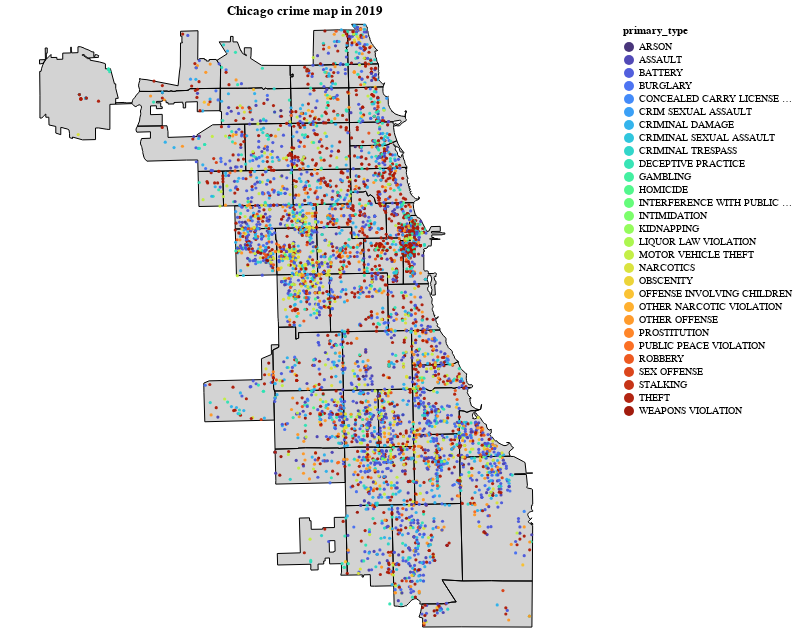

Write notebook code for a chart like this one.
### Code cell
def download_json():
    '''Downloads ANC JSON from Open Data DC'''
    url = "https://raw.githubusercontent.com/smartchicago/chicago-atlas/master/db/import/zipcodes.geojson"
    resp = requests.get(url)
    return resp.json()

def gen_base(geojson):
    '''Generates baselayer of DC ANC map'''
    base = alt.Chart(alt.Data(values=geojson)).mark_geoshape(
        fill="lightgray",
        stroke='black',
        strokeWidth=1
    ).encode(
    ).properties(
        width=600,
        height=600
    )
    return base

def gen_points(year = 2019):
    points = alt.Chart(crime_df[crime_df.year==year].sample(5000)).mark_circle(
        size=10,opacity=0.95).encode(
        longitude='longitude:Q',
        latitude='latitude:Q',
        tooltip=['primary_type:N','zipcode'],
        color=alt.Color('primary_type',scale=alt.Scale(scheme='turbo'))
    ).properties(title= 'Chicago crime map in {}'.format(year))
    return points

anc_json = download_json()
base_layer = gen_base(geojson=anc_json)
points_layer = gen_points()
(base_layer + points_layer).configure_view(stroke=None)

### Figure 1 — Vega-Lite specification as saved in the notebook (floating-point values rounded to 4 significant figures; data arrays with more than 128 entries replaced by an {"elided": "..."} marker saying what was removed)
{"config": {"view": {"continuousWidth": 400, "continuousHeight": 300, "stroke": null}}, "layer": [{"data": {"values": {"type": "FeatureCollection", "features": [{"geometry": {"type": "Polygon", "coordinates": [[[-87.68, 41.92], [-87.68, 41.91], [-87.68, 41.91], [-87.73, 41.91], [-87.73, 41.92], [-87.73, 41.92], [-87.73, 41.92], [-87.73, 41.92], [-87.73, 41.93], [-87.68, 41.93], [-87.68, 41.93], [-87.68, 41.92], [-87.68, 41.92]]]}, "type": "Feature", "id": 0, "properties": {"adjacent_zips": ["60639", "60641", "60657", "60618", "60622", "60614"], "ZIP": "60647", "adjacent_community_areas": ["20", "21", "22", "23", "24", "5", "7"]}}, {"geometry": {"type": "Polygon", "coordinates": [[[-87.73, 41.92], [-87.73, 41.92], [-87.73, 41.92], [-87.73, 41.91], [-87.79, 41.91], [-87.79, 41.93], [-87.73, 41.93], [-87.73, 41.92], [-87.73, 41.92], [-87.73, 41.92]]]}, "type": "Feature", "id": 1, "properties": {"adjacent_zips": ["60647", "60707", "60641", "60618"], "ZIP": "60639", "adjacent_community_areas": ["19", "20", "21", "22", "23", "25"]}}, {"geometry": {"type": "Polygon", "coordinates": [[[-87.79, 41.91], [-87.81, 41.91], [-87.81, 41.93], [-87.79, 41.93], [-87.79, 41.91]]]}, "type": "Feature", "id": 2, "properties": {"adjacent_zips": ["60634", "60639"], "ZIP": "60707", "adjacent_community_areas": ["18", "19", "25"]}}, {"geometry": {"type": "Polygon", "coordinates": [[[-87.71, 41.9], [-87.78, 41.89], [-87.78, 41.91], [-87.71, 41.91], [-87.71, 41.9]]]}, "type": "Feature", "id": 4, "properties": {"adjacent_zips": ["60622", "60644", "60624", "60612"], "ZIP": "60651", "adjacent_community_areas": ["23", "24", "25"]}}, {"geometry": {"type": "Polygon", "coordinates": [[[-87.74, 41.82], [-87.74, 41.8], [-87.74, 41.79], [-87.74, 41.79], [-87.74, 41.79], [-87.74, 41.79], [-87.74, 41.79], [-87.74, 41.77], [-87.8, 41.77], [-87.8, 41.79], [-87.8, 41.8], [-87.8, 41.8], [-87.75, 41.8], [-87.75, 41.81], [-87.74, 41.82], [-87.74, 41.82], [-87.74, 41.82], [-87.74, 41.82], [-87.74, 41.82]]]}, "type": "Feature", "id": 6, "properties": {"adjacent_zips": ["60629", "60632"], "ZIP": "60638", "adjacent_community_areas": ["30", "56", "64"]}}, {"geometry": {"type": "Polygon", "coordinates": [[[-87.68, 41.76], [-87.68, 41.74], [-87.74, 41.73], [-87.74, 41.74], [-87.74, 41.76], [-87.72, 41.76], [-87.72, 41.76], [-87.72, 41.76], [-87.7, 41.76], [-87.7, 41.76], [-87.69, 41.76], [-87.69, 41.76], [-87.68, 41.76]]]}, "type": "Feature", "id": 7, "properties": {"adjacent_zips": ["60636", "60629", "60620"], "ZIP": "60652", "adjacent_community_areas": ["65", "66", "70"]}}, {"geometry": {"type": "Polygon", "coordinates": [[[-87.66, 42.02], [-87.66, 42.02], [-87.66, 42.02], [-87.66, 42.02], [-87.66, 42.02], [-87.66, 42.02], [-87.66, 42.02], [-87.66, 42.02], [-87.66, 42.02], [-87.66, 42.02], [-87.66, 42.02], [-87.66, 42.02], [-87.66, 42.02], [-87.66, 42.02], [-87.66, 42.02], [-87.66, 42.02], [-87.66, 42.01], [-87.66, 42.01], [-87.66, 42.01], [-87.66, 42.01], [-87.66, 42.01], [-87.66, 42.01], [-87.66, 42.01], [-87.66, 42.01], [-87.66, 42.01], [-87.66, 42.01], [-87.66, 42.01], [-87.66, 42.01], [-87.66, 42.01], [-87.66, 42.01], [-87.66, 42.01], [-87.66, 42.01], [-87.66, 42.01], [-87.66, 42.0], [-87.66, 42.0], [-87.66, 42.0], [-87.66, 42.0], [-87.66, 42.0], [-87.66, 42.0], [-87.66, 42.0], [-87.66, 42.0], [-87.65, 42.0], [-87.66, 42.0], [-87.68, 42.0], [-87.68, 42.0], [-87.68, 42.01], [-87.68, 42.01], [-87.68, 42.01], [-87.68, 42.01], [-87.68, 42.01], [-87.68, 42.01], [-87.68, 42.02], [-87.67, 42.02], [-87.68, 42.02], [-87.68, 42.02], [-87.67, 42.02], [-87.67, 42.02], [-87.66, 42.02], [-87.66, 42.02], [-87.66, 42.02]]]}, "type": "Feature", "id": 8, "properties": {"adjacent_zips": ["60645", "60660", "60659"], "ZIP": "60626", "adjacent_community_areas": ["1", "2", "77"]}}, {"geometry": {"type": "Polygon", "coordinates": [[[-87.69, 42.02], [-87.68, 42.02], [-87.68, 42.01], [-87.68, 42.01], [-87.68, 42.01], [-87.68, 42.01], [-87.68, 42.01], [-87.68, 42.01], [-87.68, 42.0], [-87.68, 42.0], [-87.71, 42.0], [-87.71, 42.0], [-87.71, 42.02], [-87.69, 42.02]]]}, "type": "Feature", "id": 9, "properties": {"adjacent_zips": ["60626", "60660", "60659"], "ZIP": "60645", "adjacent_community_areas": ["1", "2"]}}, {"geometry": {"type": "Polygon", "coordinates": [[[-87.65, 42.0], [-87.65, 42.0], [-87.65, 42.0], [-87.65, 42.0], [-87.65, 42.0], [-87.65, 41.99], [-87.65, 41.99], [-87.65, 41.99], [-87.65, 41.99], [-87.65, 41.99], [-87.65, 41.99], [-87.65, 41.99], [-87.65, 41.99], [-87.65, 41.99], [-87.65, 41.99], [-87.65, 41.99], [-87.65, 41.99], [-87.65, 41.99], [-87.65, 41.99], [-87.65, 41.99], [-87.65, 41.98], [-87.68, 41.98], [-87.68, 42.0], [-87.65, 42.0]]]}, "type": "Feature", "id": 10, "properties": {"adjacent_zips": ["60645", "60640", "60625", "60659", "60626"], "ZIP": "60660", "adjacent_community_areas": ["1", "2", "4", "77"]}}, {"geometry": {"type": "Polygon", "coordinates": {"elided": "1x68x2 float values"}}, "type": "Feature", "id": 11, "properties": {"adjacent_zips": ["60618", "60660", "60625", "60613"], "ZIP": "60640", "adjacent_community_areas": ["3", "4", "5", "6", "77"]}}, {"geometry": {"type": "Polygon", "coordinates": [[[-87.68, 41.96], [-87.73, 41.96], [-87.73, 41.98], [-87.68, 41.98], [-87.68, 41.98], [-87.68, 41.96]]]}, "type": "Feature", "id": 12, "properties": {"adjacent_zips": ["60613", "60659", "60630", "60646", "60618", "60641", "60640", "60660"], "ZIP": "60625", "adjacent_community_areas": ["13", "14", "16", "4", "5"]}}, {"geometry": {"type": "Polygon", "coordinates": [[[-87.73, 41.93], [-87.77, 41.93], [-87.77, 41.96], [-87.73, 41.96], [-87.73, 41.93]]]}, "type": "Feature", "id": 13, "properties": {"adjacent_zips": ["60618", "60630", "60634", "60647", "60639", "60625"], "ZIP": "60641", "adjacent_community_areas": ["14", "15", "16", "19", "20", "21", "22"]}}, {"geometry": {"type": "Polygon", "coordinates": [[[-87.64, 41.95], [-87.64, 41.95], [-87.63, 41.94], [-87.63, 41.94], [-87.63, 41.94], [-87.63, 41.94], [-87.63, 41.94], [-87.64, 41.94], [-87.64, 41.94], [-87.64, 41.94], [-87.64, 41.94], [-87.64, 41.95], [-87.64, 41.95], [-87.64, 41.95], [-87.64, 41.95], [-87.64, 41.95], [-87.64, 41.95], [-87.64, 41.95], [-87.64, 41.95], [-87.64, 41.95], [-87.64, 41.95], [-87.64, 41.95], [-87.64, 41.95], [-87.64, 41.95], [-87.64, 41.94], [-87.64, 41.94], [-87.64, 41.94], [-87.64, 41.94], [-87.64, 41.94], [-87.64, 41.94], [-87.64, 41.94], [-87.64, 41.94], [-87.64, 41.94], [-87.64, 41.94], [-87.64, 41.94], [-87.64, 41.94], [-87.64, 41.94], [-87.63, 41.94], [-87.63, 41.94], [-87.64, 41.94], [-87.64, 41.94], [-87.63, 41.94], [-87.63, 41.94], [-87.63, 41.94], [-87.63, 41.94], [-87.63, 41.94], [-87.63, 41.94], [-87.63, 41.94], [-87.63, 41.94], [-87.63, 41.94], [-87.63, 41.94], [-87.63, 41.93], [-87.63, 41.93], [-87.63, 41.93], [-87.63, 41.93], [-87.64, 41.93], [-87.64, 41.93], [-87.64, 41.93], [-87.68, 41.93], [-87.68, 41.95], [-87.65, 41.95], [-87.64, 41.95], [-87.64, 41.95]]]}, "type": "Feature", "id": 14, "properties": {"adjacent_zips": ["60613", "60647", "60618", "60614"], "ZIP": "60657", "adjacent_community_areas": ["5", "6", "7"]}}, {"geometry": {"type": "Polygon", "coordinates": [[[-87.58, 41.8], [-87.58, 41.8], [-87.58, 41.8], [-87.58, 41.8], [-87.58, 41.8], [-87.58, 41.8], [-87.58, 41.8], [-87.58, 41.8], [-87.58, 41.8], [-87.58, 41.8], [-87.58, 41.8], [-87.58, 41.8], [-87.58, 41.8], [-87.58, 41.8], [-87.58, 41.8], [-87.58, 41.8], [-87.58, 41.8], [-87.58, 41.8], [-87.58, 41.8], [-87.58, 41.8], [-87.59, 41.8], [-87.59, 41.79], [-87.59, 41.79], [-87.59, 41.79], [-87.59, 41.8], [-87.61, 41.79], [-87.61, 41.79], [-87.61, 41.79], [-87.61, 41.79], [-87.61, 41.79], [-87.61, 41.79], [-87.61, 41.79], [-87.61, 41.79], [-87.63, 41.79], [-87.63, 41.81], [-87.59, 41.81], [-87.59, 41.81], [-87.59, 41.81], [-87.59, 41.81], [-87.59, 41.81], [-87.59, 41.81], [-87.58, 41.81], [-87.58, 41.8]]]}, "type": "Feature", "id": 15, "properties": {"adjacent_zips": ["60637", "60609", "60653", "60621"], "ZIP": "60615", "adjacent_community_areas": ["38", "39", "40", "41"]}}, {"geometry": {"type": "Polygon", "coordinates": [[[-87.62, 41.77], [-87.62, 41.76], [-87.64, 41.76], [-87.64, 41.76], [-87.64, 41.76], [-87.65, 41.76], [-87.65, 41.79], [-87.63, 41.79], [-87.62, 41.77]]]}, "type": "Feature", "id": 16, "properties": {"adjacent_zips": ["60609", "60637", "60619", "60615", "60636", "60620"], "ZIP": "60621", "adjacent_community_areas": ["40", "67", "68", "69", "71"]}}, {"geometry": {"type": "Polygon", "coordinates": [[[-87.65, 41.76], [-87.66, 41.76], [-87.67, 41.76], [-87.68, 41.76], [-87.68, 41.79], [-87.68, 41.79], [-87.65, 41.79], [-87.65, 41.76]]]}, "type": "Feature", "id": 17, "properties": {"adjacent_zips": ["60652", "60621", "60632", "60609", "60620", "60629"], "ZIP": "60636", "adjacent_community_areas": ["63", "66", "67", "68", "70", "71"]}}, {"geometry": {"type": "Polygon", "coordinates": {"elided": "1x86x2 float values"}}, "type": "Feature", "id": 18, "properties": {"adjacent_zips": ["60617", "60637", "60619"], "ZIP": "60649", "adjacent_community_areas": ["42", "43", "45", "46"]}}, {"geometry": {"type": "Polygon", "coordinates": {"elided": "1x77x2 float values"}}, "type": "Feature", "id": 19, "properties": {"adjacent_zips": ["60649", "60619", "60628"], "ZIP": "60617", "adjacent_community_areas": ["43", "45", "46", "48", "50", "51", "52", "55"]}}, {"geometry": {"type": "Polygon", "coordinates": [[[-87.64, 41.68], [-87.64, 41.67], [-87.66, 41.67], [-87.66, 41.67], [-87.66, 41.68], [-87.67, 41.68], [-87.67, 41.68], [-87.67, 41.68], [-87.67, 41.68], [-87.68, 41.68], [-87.68, 41.72], [-87.64, 41.72], [-87.64, 41.68]]]}, "type": "Feature", "id": 20, "properties": {"adjacent_zips": ["60628", "60655", "60620"], "ZIP": "60643", "adjacent_community_areas": ["49", "53", "72", "73", "75"]}}, {"geometry": {"type": "Polygon", "coordinates": [[[-87.68, 41.9], [-87.68, 41.89], [-87.67, 41.89], [-87.67, 41.87], [-87.71, 41.87], [-87.71, 41.9], [-87.68, 41.9], [-87.68, 41.9]]]}, "type": "Feature", "id": 23, "properties": {"adjacent_zips": ["60651", "60622", "6761", "60608", "60624"], "ZIP": "60612", "adjacent_community_areas": ["23", "24", "27", "28", "29"]}}, {"geometry": {"type": "Polygon", "coordinates": [[[-87.71, 41.87], [-87.74, 41.87], [-87.74, 41.88], [-87.74, 41.88], [-87.74, 41.89], [-87.74, 41.89], [-87.74, 41.89], [-87.74, 41.9], [-87.71, 41.9], [-87.71, 41.87]]]}, "type": "Feature", "id": 24, "properties": {"adjacent_zips": ["60612", "60651", "60622", "60623", "60644"], "ZIP": "60624", "adjacent_community_areas": ["23", "25", "26", "27", "29"]}}, {"geometry": {"type": "Polygon", "coordinates": [[[-87.74, 41.87], [-87.77, 41.87], [-87.78, 41.89], [-87.74, 41.9], [-87.74, 41.89], [-87.74, 41.89], [-87.74, 41.89], [-87.74, 41.88], [-87.74, 41.88], [-87.74, 41.87]]]}, "type": "Feature", "id": 25, "properties": {"adjacent_zips": ["60651", "60623", "60624"], "ZIP": "60644", "adjacent_community_areas": ["25", "26"]}}, {"geometry": {"type": "Polygon", "coordinates": [[[-87.6, 41.83], [-87.6, 41.83], [-87.6, 41.83], [-87.6, 41.83], [-87.6, 41.83], [-87.6, 41.83], [-87.6, 41.82], [-87.6, 41.82], [-87.6, 41.82], [-87.6, 41.82], [-87.6, 41.82], [-87.6, 41.82], [-87.59, 41.82], [-87.59, 41.82], [-87.59, 41.82], [-87.59, 41.82], [-87.59, 41.82], [-87.59, 41.82], [-87.59, 41.82], [-87.59, 41.81], [-87.59, 41.81], [-87.59, 41.81], [-87.59, 41.81], [-87.59, 41.81], [-87.59, 41.81], [-87.59, 41.81], [-87.59, 41.81], [-87.59, 41.81], [-87.63, 41.81], [-87.63, 41.83], [-87.6, 41.83], [-87.6, 41.83]]]}, "type": "Feature", "id": 28, "properties": {"adjacent_zips": ["60609", "60615", "60616"], "ZIP": "60653", "adjacent_community_areas": ["35", "36", "38", "39"]}}, {"geometry": {"type": "Polygon", "coordinates": [[[-87.63, 41.83], [-87.63, 41.79], [-87.68, 41.79], [-87.68, 41.79], [-87.69, 41.83], [-87.63, 41.83], [-87.63, 41.83]]]}, "type": "Feature", "id": 29, "properties": {"adjacent_zips": ["60637", "60615", "60621", "60636", "60653", "60616", "60608", "60632", "60629"], "ZIP": "60609", "adjacent_community_areas": ["34", "35", "37", "38", "40", "58", "59", "60", "61", "63", "67", "68"]}}, {"geometry": {"type": "MultiPolygon", "coordinates": {"elided": "3 rows, 208 float values in total"}}, "type": "Feature", "id": 30, "properties": {"adjacent_zips": ["60656"], "ZIP": "60666", "adjacent_community_areas": ["76"]}}, {"geometry": {"type": "Polygon", "coordinates": [[[-87.68, 41.95], [-87.68, 41.93], [-87.73, 41.93], [-87.73, 41.96], [-87.68, 41.96], [-87.68, 41.95]]]}, "type": "Feature", "id": 31, "properties": {"adjacent_zips": ["60613", "60614", "60657", "60641", "60625", "60640", "60639", "60647", "60630"], "ZIP": "60618", "adjacent_community_areas": ["14", "16", "21", "22", "4", "5", "7"]}}, {"geometry": {"type": "Polygon", "coordinates": [[[-87.6, 41.83], [-87.65, 41.83], [-87.65, 41.86], [-87.61, 41.86], [-87.61, 41.86], [-87.61, 41.86], [-87.61, 41.86], [-87.61, 41.86], [-87.61, 41.86], [-87.61, 41.86], [-87.61, 41.86], [-87.61, 41.85], [-87.61, 41.85], [-87.61, 41.85], [-87.61, 41.85], [-87.61, 41.85], [-87.61, 41.85], [-87.61, 41.85], [-87.61, 41.85], [-87.61, 41.85], [-87.61, 41.84], [-87.61, 41.84], [-87.61, 41.84], [-87.61, 41.84], [-87.61, 41.84], [-87.61, 41.84], [-87.61, 41.84], [-87.61, 41.84], [-87.61, 41.84], [-87.61, 41.84], [-87.61, 41.84], [-87.61, 41.84], [-87.61, 41.84], [-87.6, 41.84], [-87.6, 41.84], [-87.6, 41.84], [-87.6, 41.84], [-87.61, 41.84], [-87.61, 41.84], [-87.61, 41.84], [-87.6, 41.83], [-87.6, 41.83], [-87.61, 41.83], [-87.6, 41.83], [-87.6, 41.83], [-87.6, 41.83], [-87.6, 41.83], [-87.6, 41.83], [-87.6, 41.83]]]}, "type": "Feature", "id": 32, "properties": {"adjacent_zips": ["6761", "60653", "60609", "60608"], "ZIP": "60616", "adjacent_community_areas": ["28", "31", "33", "34", "35", "36", "60"]}}, {"geometry": {"type": "Polygon", "coordinates": [[[-87.65, 41.86], [-87.65, 41.83], [-87.69, 41.83], [-87.7, 41.87], [-87.65, 41.87], [-87.65, 41.86]]]}, "type": "Feature", "id": 35, "properties": {"adjacent_zips": ["6761", "60616", "60609", "60612", "60632", "60623"], "ZIP": "60608", "adjacent_community_areas": ["28", "29", "30", "31", "58", "59", "60"]}}, {"geometry": {"type": "Polygon", "coordinates": {"elided": "1x74x2 float values"}}, "type": "Feature", "id": 39, "properties": {"adjacent_zips": ["60622", "60610", "60618", "60647", "60657"], "ZIP": "60614", "adjacent_community_areas": ["22", "24", "5", "6", "7", "8"]}}, {"geometry": {"type": "Polygon", "coordinates": [[[-87.86, 41.98], [-87.86, 41.99], [-87.86, 41.99], [-87.86, 41.99], [-87.85, 41.99], [-87.85, 41.99], [-87.82, 41.98], [-87.82, 41.99], [-87.82, 42.0], [-87.82, 42.01], [-87.82, 42.01], [-87.82, 42.01], [-87.82, 42.01], [-87.82, 42.02], [-87.82, 42.02], [-87.82, 42.02], [-87.81, 42.02], [-87.81, 42.0], [-87.81, 42.0], [-87.81, 42.0], [-87.8, 42.0], [-87.8, 42.0], [-87.8, 42.0], [-87.8, 42.0], [-87.8, 42.0], [-87.8, 42.0], [-87.8, 42.0], [-87.79, 42.0], [-87.79, 42.0], [-87.79, 41.98], [-87.81, 41.98], [-87.81, 41.98], [-87.82, 41.98], [-87.83, 41.98], [-87.83, 41.98], [-87.83, 41.98], [-87.83, 41.98], [-87.83, 41.98], [-87.83, 41.98], [-87.83, 41.98], [-87.83, 41.98], [-87.83, 41.98], [-87.83, 41.98], [-87.84, 41.98], [-87.84, 41.98], [-87.84, 41.98], [-87.84, 41.98], [-87.84, 41.98], [-87.84, 41.98], [-87.84, 41.98], [-87.84, 41.98], [-87.85, 41.98], [-87.86, 41.98], [-87.86, 41.98], [-87.86, 41.98]]]}, "type": "Feature", "id": 40, "properties": {"adjacent_zips": ["60656", "60630", "60646"], "ZIP": "60631", "adjacent_community_areas": ["10", "11", "76", "9"]}}, {"geometry": {"type": "Polygon", "coordinates": [[[-87.79, 42.0], [-87.78, 42.0], [-87.78, 42.01], [-87.79, 42.01], [-87.78, 42.01], [-87.78, 42.02], [-87.78, 42.02], [-87.78, 42.01], [-87.77, 42.01], [-87.77, 42.01], [-87.77, 42.01], [-87.77, 42.0], [-87.77, 42.0], [-87.77, 42.0], [-87.77, 42.0], [-87.77, 42.01], [-87.76, 42.01], [-87.76, 42.0], [-87.76, 42.0], [-87.75, 42.0], [-87.73, 42.0], [-87.73, 41.99], [-87.73, 41.99], [-87.73, 41.99], [-87.73, 41.99], [-87.73, 41.98], [-87.75, 41.98], [-87.75, 41.98], [-87.75, 41.98], [-87.75, 41.98], [-87.76, 41.98], [-87.79, 41.98], [-87.79, 42.0], [-87.79, 42.0]]]}, "type": "Feature", "id": 41, "properties": {"adjacent_zips": ["60659", "60625", "60631", "60630", "60656"], "ZIP": "60646", "adjacent_community_areas": ["10", "11", "12", "13"]}}, {"geometry": {"type": "Polygon", "coordinates": [[[-87.59, 41.72], [-87.58, 41.67], [-87.6, 41.67], [-87.6, 41.67], [-87.59, 41.66], [-87.59, 41.66], [-87.6, 41.66], [-87.6, 41.66], [-87.62, 41.66], [-87.62, 41.66], [-87.62, 41.66], [-87.62, 41.66], [-87.62, 41.66], [-87.62, 41.66], [-87.62, 41.66], [-87.62, 41.66], [-87.63, 41.66], [-87.63, 41.66], [-87.63, 41.66], [-87.63, 41.66], [-87.63, 41.66], [-87.63, 41.66], [-87.63, 41.66], [-87.63, 41.66], [-87.63, 41.66], [-87.64, 41.66], [-87.64, 41.66], [-87.64, 41.66], [-87.64, 41.66], [-87.64, 41.72], [-87.62, 41.72], [-87.59, 41.72], [-87.59, 41.72]]]}, "type": "Feature", "id": 42, "properties": {"adjacent_zips": ["60619", "60643", "60617", "60827", "60620"], "ZIP": "60628", "adjacent_community_areas": ["49", "50", "51", "53", "54", "55", "73"]}}, {"geometry": {"type": "Polygon", "coordinates": [[[-87.6, 41.67], [-87.58, 41.67], [-87.56, 41.67], [-87.55, 41.67], [-87.52, 41.67], [-87.53, 41.64], [-87.58, 41.64], [-87.62, 41.64], [-87.62, 41.65], [-87.62, 41.65], [-87.62, 41.65], [-87.62, 41.65], [-87.62, 41.66], [-87.6, 41.66], [-87.6, 41.66], [-87.59, 41.66], [-87.59, 41.66], [-87.6, 41.67], [-87.6, 41.67], [-87.6, 41.67]]]}, "type": "Feature", "id": 43, "properties": {"adjacent_zips": ["60628", "60617"], "name": "60827 & 60633", "ZIP": "60827", "adjacent_community_areas": ["54", "55", "51"]}}, {"geometry": {"type": "Polygon", "coordinates": [[[-87.75, 41.98], [-87.75, 41.98], [-87.75, 41.98], [-87.75, 41.98], [-87.73, 41.98], [-87.73, 41.96], [-87.79, 41.96], [-87.79, 41.96], [-87.79, 41.96], [-87.79, 41.96], [-87.79, 41.97], [-87.79, 41.97], [-87.79, 41.98], [-87.76, 41.98], [-87.75, 41.98]]]}, "type": "Feature", "id": 44, "properties": {"adjacent_zips": ["60659", "60631", "60646", "60656", "60634", "60625", "60641", "60618"], "ZIP": "60630", "adjacent_community_areas": ["10", "11", "12", "13", "14", "15", "16"]}}, {"geometry": {"type": "Polygon", "coordinates": {"elided": "1x89x2 float values"}}, "type": "Feature", "id": 47, "properties": {"adjacent_zips": ["60646", "60630", "60666", "60631", "60634"], "ZIP": "60656", "adjacent_community_areas": ["10", "11", "76"]}}, {"geometry": {"type": "Polygon", "coordinates": [[[-87.68, 41.71], [-87.68, 41.68], [-87.69, 41.68], [-87.69, 41.68], [-87.69, 41.68], [-87.7, 41.68], [-87.7, 41.69], [-87.7, 41.69], [-87.7, 41.69], [-87.7, 41.69], [-87.7, 41.68], [-87.71, 41.68], [-87.71, 41.68], [-87.71, 41.68], [-87.71, 41.68], [-87.71, 41.68], [-87.71, 41.68], [-87.71, 41.68], [-87.71, 41.68], [-87.74, 41.68], [-87.74, 41.69], [-87.72, 41.69], [-87.72, 41.71], [-87.71, 41.71], [-87.71, 41.71], [-87.71, 41.71], [-87.71, 41.71], [-87.7, 41.71], [-87.7, 41.71], [-87.7, 41.71], [-87.7, 41.71], [-87.69, 41.71], [-87.69, 41.71], [-87.68, 41.71]], [[-87.7, 41.7], [-87.7, 41.69], [-87.69, 41.69], [-87.69, 41.69], [-87.69, 41.69], [-87.69, 41.7], [-87.7, 41.7]]]}, "type": "Feature", "id": 48, "properties": {"adjacent_zips": ["60643"], "ZIP": "60655", "adjacent_community_areas": ["72", "74", "75"]}}, {"geometry": {"type": "Polygon", "coordinates": [[[-87.68, 41.98], [-87.73, 41.98], [-87.73, 41.99], [-87.73, 41.99], [-87.73, 41.99], [-87.73, 41.99], [-87.73, 42.0], [-87.71, 42.0], [-87.68, 42.0], [-87.68, 41.98]]]}, "type": "Feature", "id": 49, "properties": {"adjacent_zips": ["60660", "60645", "60626", "60630", "60646", "60625"], "ZIP": "60659", "adjacent_community_areas": ["12", "13", "2", "4"]}}, {"geometry": {"type": "Polygon", "coordinates": [[[-87.77, 41.93], [-87.81, 41.93], [-87.81, 41.94], [-87.82, 41.94], [-87.85, 41.94], [-87.85, 41.94], [-87.85, 41.94], [-87.85, 41.94], [-87.85, 41.94], [-87.85, 41.94], [-87.85, 41.95], [-87.85, 41.95], [-87.85, 41.95], [-87.85, 41.95], [-87.85, 41.95], [-87.85, 41.95], [-87.85, 41.96], [-87.86, 41.96], [-87.86, 41.96], [-87.86, 41.96], [-87.86, 41.96], [-87.83, 41.96], [-87.83, 41.96], [-87.83, 41.95], [-87.81, 41.95], [-87.81, 41.95], [-87.79, 41.96], [-87.77, 41.96], [-87.77, 41.93]]]}, "type": "Feature", "id": 51, "properties": {"adjacent_zips": ["60630", "60707", "60641", "60656"], "ZIP": "60634", "adjacent_community_areas": ["15", "17", "18", "19", "76"]}}, {"geometry": {"type": "Polygon", "coordinates": [[[-87.64, 41.95], [-87.65, 41.95], [-87.68, 41.95], [-87.68, 41.96], [-87.64, 41.96], [-87.64, 41.96], [-87.64, 41.96], [-87.64, 41.96], [-87.64, 41.96], [-87.64, 41.96], [-87.64, 41.96], [-87.64, 41.96], [-87.64, 41.95], [-87.64, 41.95]]]}, "type": "Feature", "id": 52, "properties": {"adjacent_zips": ["60657", "60625", "60640", "60618"], "ZIP": "60613", "adjacent_community_areas": ["3", "4", "5", "6"]}}, {"geometry": {"type": "Polygon", "coordinates": [[[-87.69, 41.83], [-87.69, 41.83], [-87.68, 41.79], [-87.72, 41.79], [-87.74, 41.79], [-87.74, 41.79], [-87.74, 41.8], [-87.74, 41.82], [-87.74, 41.82], [-87.74, 41.82], [-87.74, 41.83], [-87.72, 41.83], [-87.72, 41.83], [-87.72, 41.83], [-87.72, 41.83], [-87.69, 41.83]]]}, "type": "Feature", "id": 55, "properties": {"adjacent_zips": ["60609", "60636", "60638", "60629", "60623", "60608"], "ZIP": "60632", "adjacent_community_areas": ["30", "56", "57", "58", "59", "61", "62", "63"]}}, {"geometry": {"type": "Polygon", "coordinates": [[[-87.69, 41.83], [-87.72, 41.83], [-87.72, 41.83], [-87.72, 41.83], [-87.72, 41.83], [-87.74, 41.83], [-87.74, 41.84], [-87.74, 41.84], [-87.74, 41.84], [-87.74, 41.84], [-87.74, 41.87], [-87.7, 41.87], [-87.69, 41.83]]]}, "type": "Feature", "id": 56, "properties": {"adjacent_zips": ["60644", "60632", "60624", "60608"], "ZIP": "60623", "adjacent_community_areas": ["29", "30", "58"]}}, {"geometry": {"type": "Polygon", "coordinates": [[[-87.68, 41.76], [-87.68, 41.76], [-87.69, 41.76], [-87.69, 41.76], [-87.7, 41.76], [-87.7, 41.76], [-87.72, 41.76], [-87.72, 41.76], [-87.72, 41.76], [-87.74, 41.76], [-87.74, 41.79], [-87.74, 41.79], [-87.74, 41.79], [-87.74, 41.79], [-87.74, 41.79], [-87.72, 41.79], [-87.68, 41.79], [-87.68, 41.76]]]}, "type": "Feature", "id": 57, "properties": {"adjacent_zips": ["60636", "60632", "60620", "60638", "60652", "60609"], "ZIP": "60629", "adjacent_community_areas": ["56", "62", "63", "64", "65", "66", "70"]}}, {"geometry": {"type": "Polygon", "coordinates": [[[-87.62, 41.72], [-87.68, 41.72], [-87.68, 41.76], [-87.67, 41.76], [-87.66, 41.76], [-87.65, 41.76], [-87.64, 41.76], [-87.64, 41.76], [-87.64, 41.76], [-87.62, 41.76], [-87.62, 41.72]]]}, "type": "Feature", "id": 58, "properties": {"adjacent_zips": ["60643", "60628", "60629", "60619", "60652", "60621", "60636"], "ZIP": "60620", "adjacent_community_areas": ["44", "49", "67", "68", "69", "70", "71", "72", "73"]}}, {"geometry": {"type": "Polygon", "coordinates": [[[-87.58, 41.8], [-87.58, 41.79], [-87.58, 41.79], [-87.58, 41.79], [-87.58, 41.79], [-87.58, 41.79], [-87.58, 41.79], [-87.58, 41.79], [-87.58, 41.79], [-87.58, 41.79], [-87.58, 41.79], [-87.58, 41.79], [-87.58, 41.79], [-87.58, 41.78], [-87.57, 41.78], [-87.57, 41.78], [-87.57, 41.78], [-87.58, 41.78], [-87.58, 41.78], [-87.58, 41.78], [-87.58, 41.78], [-87.59, 41.78], [-87.59, 41.77], [-87.59, 41.77], [-87.59, 41.77], [-87.62, 41.77], [-87.63, 41.79], [-87.61, 41.79], [-87.61, 41.79], [-87.61, 41.79], [-87.61, 41.79], [-87.61, 41.79], [-87.61, 41.79], [-87.61, 41.79], [-87.61, 41.79], [-87.59, 41.8], [-87.59, 41.79], [-87.59, 41.79], [-87.59, 41.79], [-87.59, 41.79], [-87.59, 41.8], [-87.58, 41.8], [-87.58, 41.8]]]}, "type": "Feature", "id": 59, "properties": {"adjacent_zips": ["60649", "60615", "60609", "60619", "60621"], "ZIP": "60637", "adjacent_community_areas": ["40", "41", "42", "43", "69"]}}, {"geometry": {"type": "Polygon", "coordinates": [[[-87.59, 41.75], [-87.59, 41.75], [-87.59, 41.75], [-87.59, 41.73], [-87.59, 41.72], [-87.59, 41.72], [-87.59, 41.72], [-87.62, 41.72], [-87.62, 41.77], [-87.59, 41.77], [-87.59, 41.75], [-87.59, 41.75]]]}, "type": "Feature", "id": 60, "properties": {"adjacent_zips": ["60620", "60637", "60628", "60617", "60649", "60621"], "ZIP": "60619", "adjacent_community_areas": ["43", "44", "45", "47", "48", "49", "50", "51", "69"]}}, {"geometry": {"type": "Polygon", "coordinates": {"elided": "2 rows, 234 float values in total"}}, "type": "Feature", "id": 61, "properties": {"adjacent_zips": ["60610", "6761"], "name": "60601, 60602, 60603, 60604, 60605 & 60611", "ZIP": "12311", "adjacent_community_areas": ["32", "33", "8"]}}, {"geometry": {"type": "Polygon", "coordinates": [[[-87.63, 41.88], [-87.63, 41.87], [-87.63, 41.86], [-87.65, 41.86], [-87.65, 41.87], [-87.67, 41.87], [-87.67, 41.89], [-87.65, 41.89], [-87.64, 41.89], [-87.64, 41.89], [-87.64, 41.89], [-87.64, 41.89], [-87.63, 41.89], [-87.63, 41.88]]]}, "type": "Feature", "id": 62, "properties": {"adjacent_zips": ["60622", "60608", "60616", "60612", "12311", "60610"], "name": "60606, 60607 & 60661", "ZIP": "6761", "adjacent_community_areas": ["24", "28", "31", "32", "33", "8"]}}, {"geometry": {"type": "Polygon", "coordinates": [[[-87.65, 41.9], [-87.65, 41.91], [-87.62, 41.91], [-87.62, 41.91], [-87.63, 41.91], [-87.63, 41.91], [-87.62, 41.91], [-87.62, 41.9], [-87.62, 41.9], [-87.62, 41.9], [-87.63, 41.9], [-87.63, 41.9], [-87.63, 41.9], [-87.63, 41.89], [-87.63, 41.89], [-87.64, 41.89], [-87.64, 41.89], [-87.64, 41.89], [-87.65, 41.89], [-87.65, 41.9]]]}, "type": "Feature", "id": 63, "properties": {"adjacent_zips": ["60614", "12311", "6761", "60622"], "name": "60610 & 60654", "ZIP": "60610", "adjacent_community_areas": ["24", "32", "7", "8"]}}, {"geometry": {"type": "Polygon", "coordinates": [[[-87.67, 41.89], [-87.68, 41.89], [-87.68, 41.9], [-87.71, 41.9], [-87.71, 41.91], [-87.68, 41.91], [-87.68, 41.91], [-87.68, 41.92], [-87.67, 41.92], [-87.67, 41.92], [-87.67, 41.92], [-87.66, 41.92], [-87.66, 41.92], [-87.66, 41.92], [-87.66, 41.92], [-87.66, 41.91], [-87.66, 41.91], [-87.66, 41.91], [-87.65, 41.91], [-87.65, 41.89], [-87.67, 41.89]]]}, "type": "Feature", "id": 64, "properties": {"adjacent_zips": ["60612", "60624", "60614", "6761", "60610", "60651", "60647"], "name": "60642 & 60622", "ZIP": "60622", "adjacent_community_areas": ["22", "23", "24", "28", "7", "8"]}}]}}, "mark": {"type": "geoshape", "fill": "lightgray", "stroke": "black", "strokeWidth": 1}, "encoding": {}, "height": 600, "width": 600}, {"data": {"name": "data-a4781c00b3b12acd44bfd1c20bb0ba8a"}, "mark": {"type": "circle", "opacity": 0.95, "size": 10}, "encoding": {"color": {"type": "nominal", "field": "primary_type", "scale": {"scheme": "turbo"}}, "latitude": {"field": "latitude", "type": "quantitative"}, "longitude": {"field": "longitude", "type": "quantitative"}, "tooltip": [{"type": "nominal", "field": "primary_type"}, {"type": "nominal", "field": "zipcode"}]}, "title": "Chicago crime map in 2019"}], "$schema": "https://vega.github.io/schema/vega-lite/v4.8.1.json", "datasets": {"data-a4781c00b3b12acd44bfd1c20bb0ba8a": {"elided": "5000 records"}}}
